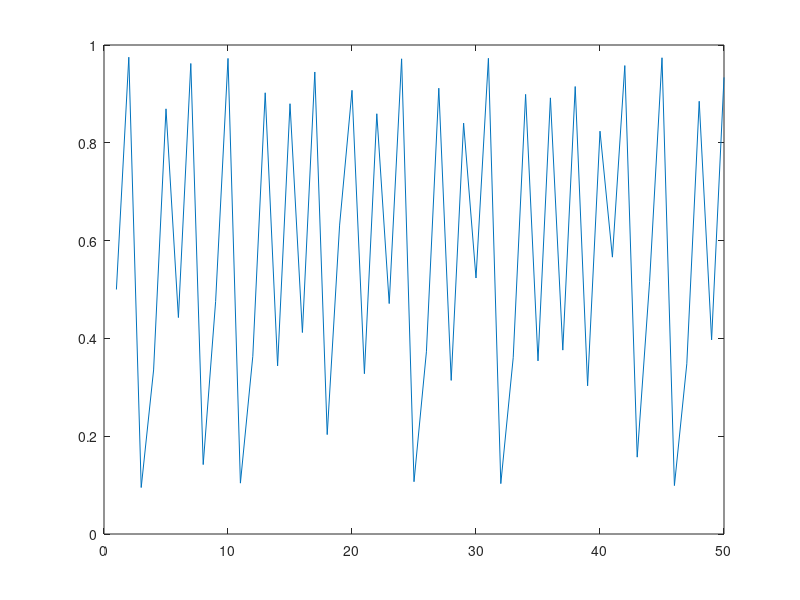

MATLAB code to generate this figure:
% Compute the first 50 elements of the logistic map

r = 3.9;
clear X
X(1) = 0.5;

for i=1:49
    X(i+1) = r * X(i) * (1 - X(i));
end

plot(X)
